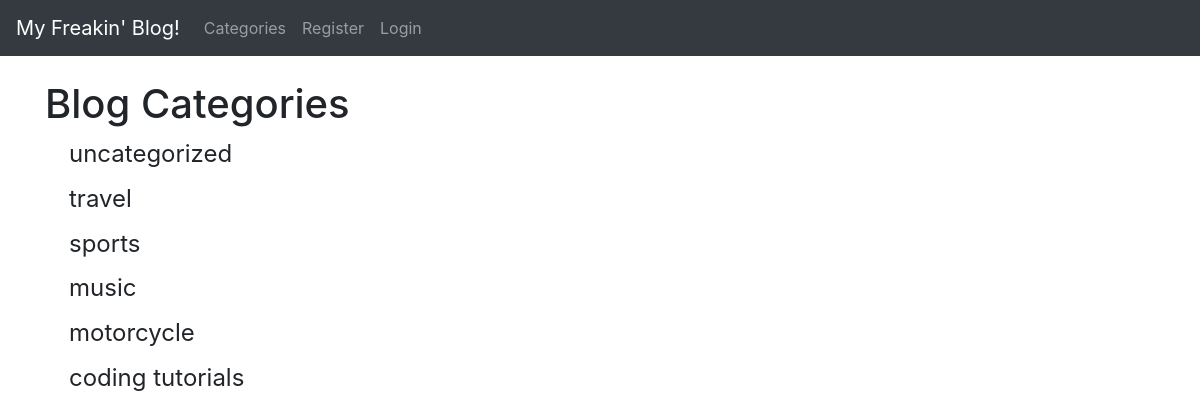
Screenshot of /category-list with the database file from the repository.
### theblog/models.py (models this page shows, shortened)
class Category(models.Model):
    name = models.CharField(max_length=100)
    def __str__(self):
        return self.name

### theblog/views.py (the view)
# urls.py: path('category-list',CategoryListView,name='category_list'),
def CategoryListView(request):
    cat_menu_list = Category.objects.all()
    return render(request,'category_list.html',{'cat_menu_list':cat_menu_list})

### theblog/templates/category_list.html (shortened to what this page needs)
{% extends 'base.html' %}
{% block content %}
<h1>Blog Categories</h1>
        {% for item in cat_menu_list %}
            <h4><a class="dropdown-item" href="{% url 'category' item|slugify %}">{{item}}<br></a></h4>
        {% endfor %}
{% endblock %}

### rows the page displays
Category: name "uncategorized"
Category: name "travel"
Category: name "sports"
Category: name "music"
Category: name "motorcycle"
Category: name "coding tutorials"
